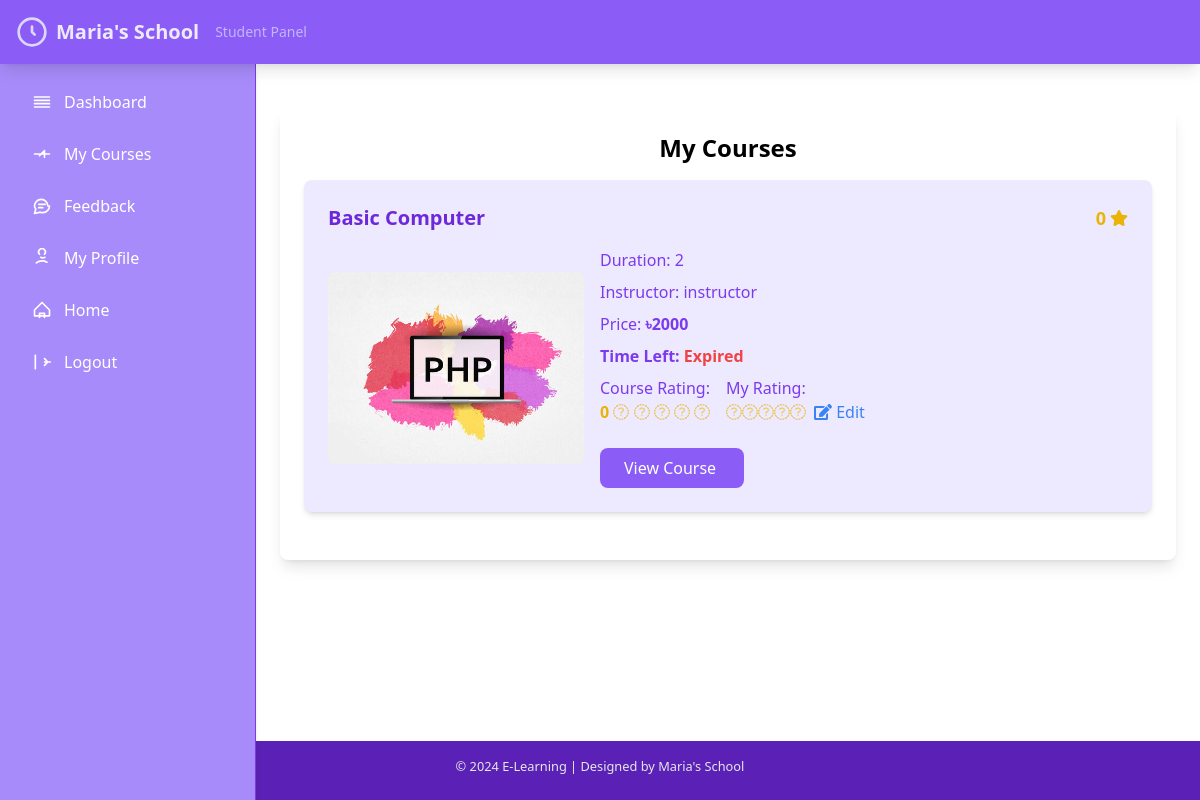
The app's page /Student/my-courses.php (signed in) with its own data.
### tables this page shows
CREATE TABLE IF NOT EXISTS `courseorder` (
  `co_id` int NOT NULL AUTO_INCREMENT,
  `order_id` varchar(255) NOT NULL,
  `stu_email` varchar(255) NOT NULL,
  `course_id` int NOT NULL,
  `status` varchar(255) NOT NULL,
  `respmsg` text NOT NULL,
  `amount` int NOT NULL,
  `order_date` date NOT NULL,
  PRIMARY KEY (`co_id`),
  UNIQUE KEY `order_id` (`order_id`)
);

CREATE TABLE IF NOT EXISTS `course` (
  `course_id` int NOT NULL AUTO_INCREMENT,
  `instructor_id` int NOT NULL,
  `course_name` text NOT NULL,
  `course_desc` text NOT NULL,
  `course_author` varchar(255) NOT NULL,
  `course_img` text NOT NULL,
  `course_duration` int NOT NULL DEFAULT '0',
  `course_price` int NOT NULL,
  `rating` int DEFAULT NULL,
  `total_reviews` int(10) unsigned zerofill DEFAULT NULL,
  PRIMARY KEY (`course_id`)
);

### Student/my-courses.php (the view, shortened to what this page needs)
<?php
include_once('../dbConnection.php');
$student_id = $_SESSION['student_id'];
$student = null;
$ordered_courses = [];
$avg_ratings = [];
$my_ratings = [];
$stmt = $conn->prepare("SELECT * FROM student WHERE id = ?");
$stmt->bind_param("i", $student_id);
$stmt->execute();
$result = $stmt->get_result();
if ($result->num_rows > 0) {
    $student = $result->fetch_assoc();
}
if ($student) {
    $email = $student["email"];
    $stmt = $conn->prepare("
        SELECT co.course_id, co.order_date, c.*
        FROM courseorder AS co
        JOIN course AS c ON c.course_id = co.course_id
        WHERE co.stu_email = ? AND co.status = 'TXN_SUCCESS'
    ");
    $stmt->bind_param("s", $email);
    $stmt->execute();
    $ordered_courses = $stmt->get_result()->fetch_all(MYSQLI_ASSOC);
}
include('./include/sidebar.php');
?>
<div class="container mx-auto mt-5">
    <div class="bg-white shadow-lg rounded-lg p-6">
        <h4 class="text-center text-2xl font-semibold mb-4">My Courses</h4>
        <?php foreach ($ordered_courses as $course): ?>
            <?php
            $course_id = $course['course_id'];
            $avg_rating = $avg_ratings[$course_id] ?? 0;
            $my_rating = $my_ratings[$course_id] ?? 0;
            $order_date = strtotime($course['order_date']);
            $current_time = time();
            $course_duration = 60 * 24 * 60 * 60;
            $expiry_time = $order_date + $course_duration;
            $days_left = ceil(($expiry_time - $current_time) / (24 * 60 * 60));
            $remaining_text = ($days_left > 0) ? "$days_left days left" : "Expired";
            $remaining_class = ($days_left > 0) ? "text-green-500" : "text-red-500";
            ?>
            <div class="bg-violet-100 mb-6 p-6 rounded-lg shadow-md flex flex-col h-full">
                <div class="flex justify-between items-center">
                    <h5 class="text-xl font-bold text-violet-700"><?= $course['course_name']; ?></h5>
                    <div class="text-yellow-500 flex items-center">
                        <span class="text-lg font-bold mr-1"><?= $avg_rating; ?></span>
                        <i class="fas fa-star"></i>
                    </div>
                </div>
                <div class="grid grid-cols-1 lg:grid-cols-3 gap-4 items-center mt-4">
                    <div class="lg:col-span-1 h-48">
                        <img src="<?= $course['course_img']; ?>" class="rounded-lg w-full h-full object-cover" alt="Course Image">
                    </div>
                    <div class="lg:col-span-2 flex flex-col justify-between h-full">
                        <p class="text-violet-600 mb-2">Duration: <?= $course['course_duration']; ?></p>
                        <p class="text-violet-600 mb-2">Instructor: <?= $course['course_author']; ?></p>
                        <p class="text-violet-600 mb-2">Price:
                            <span class="font-bold">&#2547;<?= $course['course_price']; ?></span>
                        </p>
                        <p class="text-violet-600 mb-2 font-bold">
                            Time Left: <span class="<?= $remaining_class; ?>"><?= $remaining_text; ?></span>
                        </p>
                        <div class="flex items-center mb-2">
                            <div class="mr-4">
                                <p class="text-violet-600">Course Rating:</p>
                                <div class="text-yellow-500">
                                    <span class="font-bold"><?= $avg_rating; ?></span>
                                    <?php for ($i = 0; $i < 5; $i++): ?>
                                        <i class="fas fa-star<?= $i < $avg_rating ? '' : '-o'; ?>"></i>
                                    <?php endfor; ?>
                                </div>
                            </div>
                            <div>
                                <p class="text-violet-600">My Rating:</p>
                                <div class="text-yellow-500 flex items-center">
                                    <?php for ($i = 0; $i < 5; $i++): ?>
                                        <i class="fas fa-star<?= $i < $my_rating ? '' : '-o'; ?>" onclick="openRatingModal(<?= $course_id ?>, <?= $my_rating ?>)"></i>
                                    <?php endfor; ?>
                                    <span class="ml-2 cursor-pointer text-blue-500" onclick="openRatingModal(<?= $course_id ?>, <?= $my_rating ?>)">
                                        <i class="fas fa-edit"></i> Edit
                                    </span>
                                </div>
                            </div>
                        </div>
                        <a href="view-course.php?course_id=<?= $course_id; ?>" class="inline-block mt-4 bg-violet-500 text-white py-2 px-6 rounded-lg w-36">
                            View Course
                        </a>
                    </div>
                </div>
            </div>
        <?php endforeach; ?>
    </div>
</div>
<?php include('../mainInclude/footer.php'); ?>

### css/style.css (style rules this page uses)
.text-center { text-align: center; }

### records on screen
courseorder: course.course_name "Basic Computer", course.course_id "0", course.course_img (picture), course.course_duration "2", course.course_author "instructor", course.course_price "2000"
